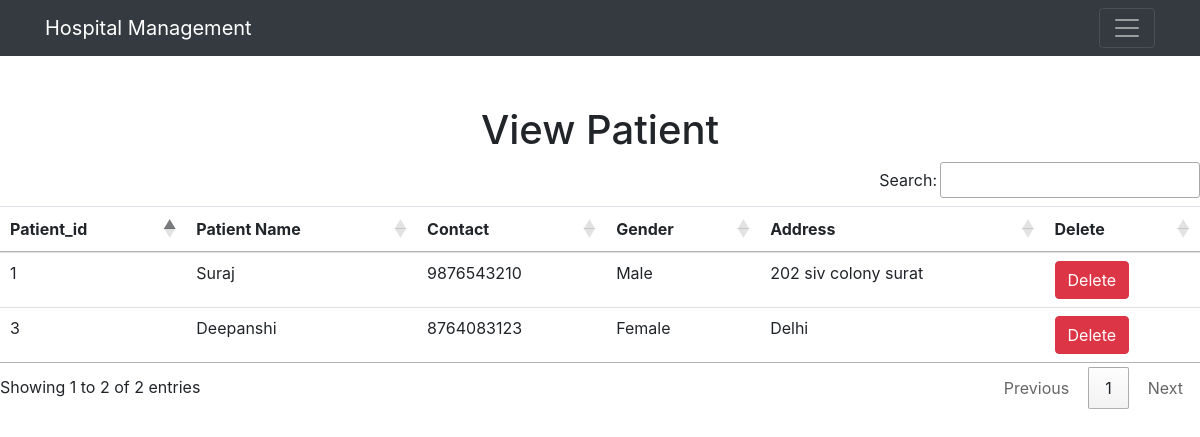
Page /view_patient/ (signed in) on the committed database.
### hospit/models.py (models this page shows)
class Patient(models.Model):
    name=models.CharField(max_length=50)
    mobile=models.IntegerField(null=True)
    gender=models.CharField(max_length=10)
    address=models.CharField(max_length=150)

### hospit/views.py (the view)
# urls.py: path('view_patient/', View_Patient,name='view_patient'),
def View_Patient(request):
    if not request.user.is_staff:
        return redirect('login')
    pat = Patient.objects.all()
    d = {'pat':pat}
    return render(request,'view_patient.html',d)

### hospit/templates/view_patient.html (shortened to what this page needs)
{%extends 'navigationbar.html' %}
{% load static %}
{% block body %}
<!DOCTYPE html>
<html lang="en">
<head>
</head>
<body>
<div class="container" style="margin-top: 50px;">
<h1 class="text-center">View Patient</h1>
</div>
<table class="table table-hover" id="example">
    <thead>
        <tr>
            <th>Patient_id</th>
            <th>Patient Name</th>
            <th>Contact</th>
            <th>Gender</th>
            <th>Address</th>
            <th>Delete</th>
        </tr>
    </thead>
    <tbody>
        {% for i in pat %}
        <tr>
            <td>{{i.id}}</td>
            <td>{{i.name}}</td>
            <td>{{i.mobile}}</td>
            <td>{{i.gender}}</td>
            <td>{{i.address}}</td>
            <td><a class="btn btn-danger" href="{% url 'delete_patient' i.id %}" onclick="return confirm('Are you really want to delete?')">Delete</a></td>
        </tr>
        {% endfor %}
    </tbody>
</table>
</body>
</html>
{% endblock %}

### hospit/static/css/style.css (style rules this page uses)
h1 { text-align: center; }

### rows in the picture
Patient: id "1", name "Suraj", mobile "9876543210", gender "Male", address "202 siv colony surat"
Patient: id "3", name "Deepanshi", mobile "8764083123", gender "Female", address "Delhi"
